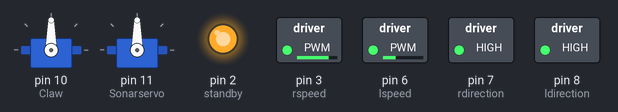
Bench run of a sketch on a simulated Arduino Nano, built with avr-gcc and run on an emulated ATmega328P. On the bench: 2 × servo, switched loads named in the sketch (green lamp = pin HIGH), output pins drawn as LEDs (lit = HIGH). What the sketch prints to the serial monitor is not drawn.

Above: at 0.1 s.
At 38.2 s:
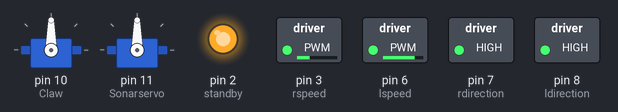
Timing chart, 0 to 39.7 s (numbered marks = the images above):
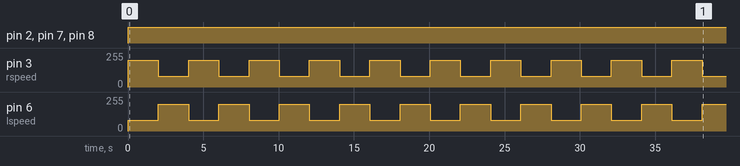

The sketch:

CHARLIE_V1.ino
```cpp
// ===== CHARLIE — FIGURE-8 (V2X 2024-25) =====
// Mission: Max figure-8s around 2 cones placed 24" apart in 45 seconds.
//
// Hardware: differential-drive bot with TB6612FNG motor driver
// FIX: standby was pin 3 — same as rspeed. Moved standby to pin 2.
// NOTE: led = A7. On Arduino Uno A7 doesn't exist. On Mega A7 is fine.
//       If using Nano, A6/A7 are analog-input only and can't go HIGH.
//       Move led to a standard digital pin (e.g. 4) if it doesn't work.
//
// REBUILD NOTES (from CHARLIE_V1 original):
//   BUG 1: `if (j = 3)` — assignment, always true. Was meant to be j == 3.
//   BUG 2: `if (i = 1)` — same, always true.
//   BUG 3: `if (j = 4);` — assignment + trailing semicolon, always executes.
//   BUG 4: Standby (pin 3) conflicted with rspeed (pin 3).
//   BUG 5: No timing mechanism — loops incremented j instantly with no delay.
//   BUG 6: Claw and Sonarservo were attached but never written to.
//   BUG 7: Serial.write(j) sends raw byte value, not readable ASCII number.
//   RESULT: Original code could not produce a figure-8. Rebuilt from scratch.

#include <Servo.h>

// === PIN DEFINITIONS ===
const byte lspeed     = 6;   // PWM → left motor speed (0–255)
const byte rspeed     = 3;   // PWM → right motor speed (0–255)
const byte ldirection = 8;   // HIGH = left forward, LOW = left reverse
const byte rdirection = 7;   // HIGH = right forward, LOW = right reverse
const byte standby    = 2;   // FIX: was pin 3 (conflict with rspeed). Now pin 2.
const byte led        = A7;  // indicator LED (see NOTE above)

// Servo objects kept for hardware compatibility
Servo Claw;        // claw servo (pin 10) — not used in figure-8
Servo Sonarservo;  // sonar/camera servo (pin 11) — not used in figure-8

// === TIMING ===
// HALF_CIRCLE_MS = time to complete one arc of the figure-8.
// Tune this so the robot goes around one cone and arrives at the crossing point.
// Start with 2000ms and adjust based on observation.
const unsigned long HALF_CIRCLE_MS = 2000;

// Total run time from parameters: 45 seconds
const unsigned long TOTAL_RUN_MS = 45000;

// === SPEEDS ===
// For a left circle: right side faster (right speed HIGH, left speed LOW)
// For a right circle: left side faster (left speed HIGH, right speed LOW)
const byte SPEED_FAST = 200;
const byte SPEED_SLOW = 80;

// === STATE MACHINE ===
int  state      = 0;   // 0 = left circle, 1 = right circle, 2 = done
unsigned long stateStart  = 0;
unsigned long missionStart = 0;

void setup() {
  Serial.begin(9600);

  pinMode(ldirection, OUTPUT);
  pinMode(rdirection, OUTPUT);
  pinMode(lspeed,     OUTPUT);
  pinMode(rspeed,     OUTPUT);
  pinMode(standby,    OUTPUT);
  pinMode(led,        OUTPUT);

  Claw.attach(10);
  Sonarservo.attach(11);
  Sonarservo.write(90);  // point forward
  Claw.write(90);        // neutral

  digitalWrite(standby, HIGH);  // enable motor driver

  missionStart = millis();
  stateStart   = millis();

  Serial.println("CHARLIE — Figure-8 START");
}

void loop() {
  unsigned long now = millis();

  // === DONE CHECK (45 seconds elapsed) ===
  if (now - missionStart >= TOTAL_RUN_MS) {
    state = 2;
  }

  switch (state) {

    case 0:  // LEFT CIRCLE — right side faster → robot curves left
      analogWrite(lspeed, SPEED_SLOW);
      analogWrite(rspeed, SPEED_FAST);
      digitalWrite(ldirection, HIGH);
      digitalWrite(rdirection, HIGH);
      Serial.println("LEFT circle");

      if (now - stateStart >= HALF_CIRCLE_MS) {
        state      = 1;   // switch to right circle
        stateStart = now;
      }
      break;

    case 1:  // RIGHT CIRCLE — left side faster → robot curves right
      analogWrite(lspeed, SPEED_FAST);
      analogWrite(rspeed, SPEED_SLOW);
      digitalWrite(ldirection, HIGH);
      digitalWrite(rdirection, HIGH);
      Serial.println("RIGHT circle");

      if (now - stateStart >= HALF_CIRCLE_MS) {
        state      = 0;   // switch to left circle
        stateStart = now;
      }
      break;

    case 2:  // DONE — stop and blink LED
      analogWrite(lspeed, 0);
      analogWrite(rspeed, 0);
      digitalWrite(standby, LOW);  // disable motor driver
      Serial.println("DONE — 45 seconds elapsed");
      digitalWrite(led, HIGH);
      delay(500);
      digitalWrite(led, LOW);
      delay(500);
      break;
  }
}
```

Measured:
- by itself, pin 3 (rspeed), pin 6 (lspeed): alternates 200/255 for 2.0 s and 80/255 for 2.0 s
- by itself, pin 7 (rdirection), pin 8 (ldirection): LOW → HIGH at 0.00 s
